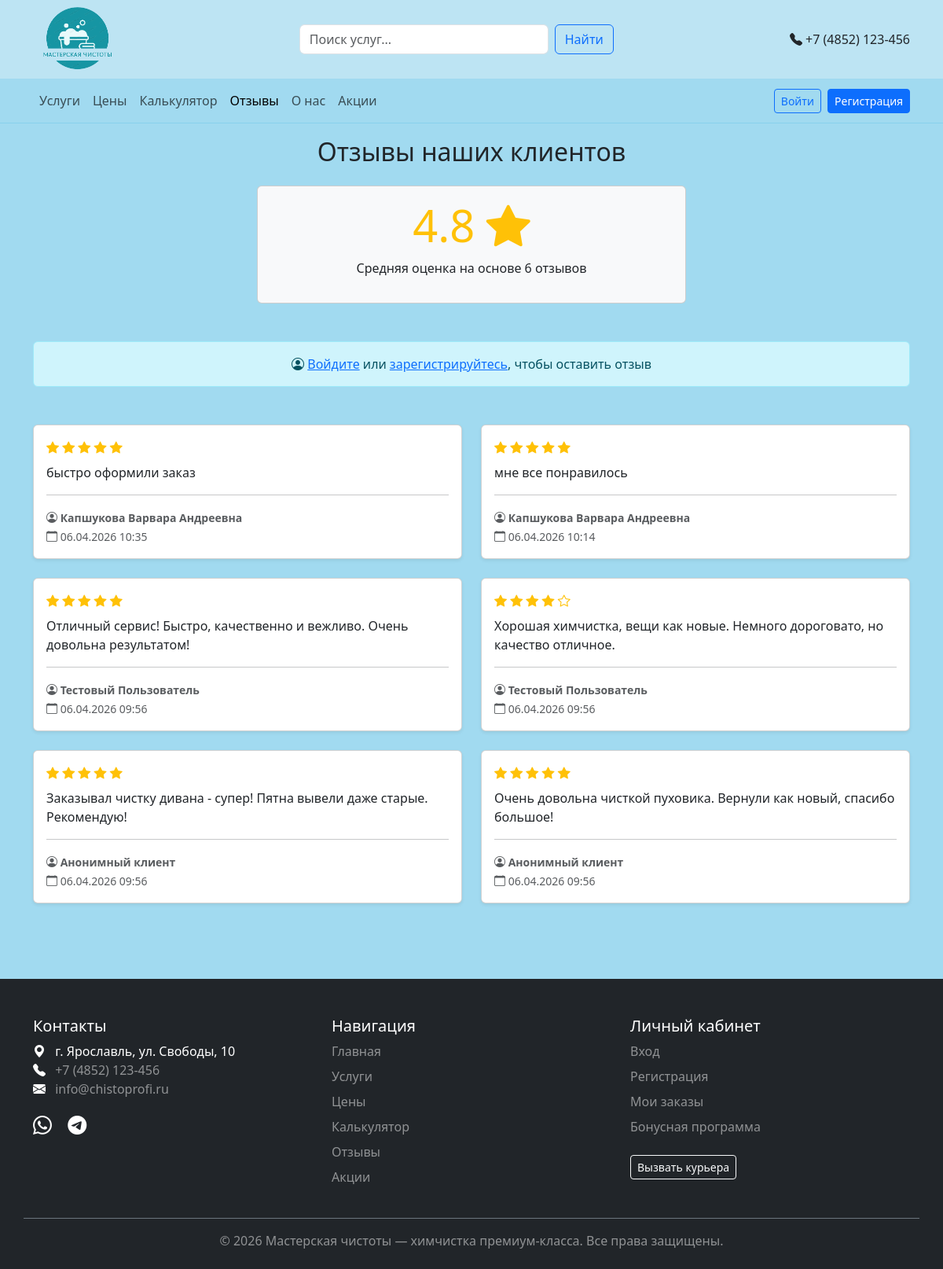
Screenshot of /reviews.php with the database file from the repository.
### tables this page shows
CREATE TABLE `reviews` (
  `id` int(11) NOT NULL,
  `user_id` int(11) DEFAULT NULL,
  `rating` int(11) DEFAULT NULL CHECK (`rating` >= 1 and `rating` <= 5),
  `comment` text NOT NULL,
  `is_approved` tinyint(1) DEFAULT 0,
  `created_at` timestamp NOT NULL DEFAULT current_timestamp()
);

CREATE TABLE `users` (
  `id` int(11) NOT NULL,
  `fullname` varchar(100) NOT NULL,
  `email` varchar(100) NOT NULL,
  `phone` varchar(20) DEFAULT NULL,
  `password_hash` varchar(255) NOT NULL,
  `bonus_points` int(11) DEFAULT 0,
  `created_at` timestamp NOT NULL DEFAULT current_timestamp(),
  `updated_at` timestamp NOT NULL DEFAULT current_timestamp() ON UPDATE current_timestamp()
);

### reviews.php (the view, shortened to what this page needs)
<?php
require_once 'config.php';
$success = '';
$error = '';
$stmt = $pdo->query("
    SELECT r.*, u.fullname
    FROM reviews r
    LEFT JOIN users u ON r.user_id = u.id
    WHERE r.is_approved = 1
    ORDER BY r.created_at DESC
");
$reviews = $stmt->fetchAll();
$stmt = $pdo->query("SELECT AVG(rating) as avg_rating, COUNT(*) as total FROM reviews WHERE is_approved = 1");
$stats = $stmt->fetch();
?>
<div class="container py-4">
    <h2 class="text-center mb-4">Отзывы наших клиентов</h2>
    <div class="row mb-5">
        <div class="col-md-6 mx-auto text-center">
            <div class="card bg-light">
                <div class="card-body">
                    <h3 class="display-4 text-warning">
                        <?= number_format($stats['avg_rating'] ?? 0, 1) ?>
                        <i class="bi bi-star-fill"></i>
                    </h3>
                    <p>Средняя оценка на основе <?= $stats['total'] ?? 0 ?> отзывов</p>
                </div>
            </div>
        </div>
    </div>
    <?php if (isLoggedIn()): ?>
        <div class="card mb-5">
            <div class="card-header bg-primary text-white">
                <h5 class="mb-0">Оставить отзыв</h5>
            </div>
            <div class="card-body">
                <?php if ($success): ?>
                    <div class="alert alert-success"><?= $success ?></div>
                <?php endif; ?>
                <?php if ($error): ?>
                    <div class="alert alert-danger"><?= $error ?></div>
                <?php endif; ?>
                <form method="POST">
                    <div class="mb-3">
                        <label class="form-label">Ваша оценка</label>
                        <select name="rating" class="form-select" required>
                            <option value="5">5 - Отлично</option>
                            <option value="4">4 - Хорошо</option>
                            <option value="3">3 - Средне</option>
                            <option value="2">2 - Плохо</option>
                            <option value="1">1 - Ужасно</option>
                        </select>
                    </div>
                    <div class="mb-3">
                        <label class="form-label">Ваш комментарий</label>
                        <textarea name="comment" class="form-control" rows="4" required placeholder="Расскажите о вашем опыте..."></textarea>
                    </div>
                    <button type="submit" class="btn btn-primary">Отправить отзыв</button>
                </form>
            </div>
        </div>
    <?php else: ?>
        <div class="alert alert-info text-center mb-5">
            <i class="bi bi-person-circle"></i>
            <a href="login.php">Войдите</a> или <a href="register.php">зарегистрируйтесь</a>, чтобы оставить отзыв
        </div>
    <?php endif; ?>
    <div class="row">
        <?php if (count($reviews) > 0): ?>
            <?php foreach ($reviews as $review): ?>
                <div class="col-md-6 mb-4">
                    <div class="card h-100 shadow-sm">
                        <div class="card-body">
                            <div class="text-warning mb-2">
                                <?php for($i = 1; $i <= $review['rating']; $i++): ?>
                                    <i class="bi bi-star-fill"></i>
                                <?php endfor; ?>
                                <?php for($i = $review['rating']; $i < 5; $i++): ?>
                                    <i class="bi bi-star"></i>
                                <?php endfor; ?>
                            </div>
                            <p class="card-text"><?= nl2br(htmlspecialchars($review['comment'])) ?></p>
                            <hr>
                            <small class="text-muted">
                                <i class="bi bi-person-circle"></i>
                                <strong><?= htmlspecialchars($review['fullname'] ?? 'Анонимный клиент') ?></strong>
                                <br>
                                <i class="bi bi-calendar"></i> <?= date('d.m.Y H:i', strtotime($review['created_at'])) ?>
                            </small>
                        </div>
                    </div>
                </div>
            <?php endforeach; ?>
        <?php else: ?>
            <div class="col-12 text-center">
                <p class="h4 text-muted">Пока нет отзывов. Будьте первым!</p>
            </div>
        <?php endif; ?>
    </div>
</div>

### config.php (style rules this page uses)
body { padding-top: 100px; background-color: #a1daf0; }

### rows the page displays
reviews: rating 5 (drawn), comment "быстро оформили заказ", user.fullname "Капшукова Варвара Андреевна", created_at "06.04.2026 10:35"
reviews: rating 5 (drawn), comment "мне все понравилось", user.fullname "Капшукова Варвара Андреевна", created_at "06.04.2026 10:14"
reviews: rating 5 (drawn), comment "Отличный сервис! Быстро, качественно и вежливо. Очень довольна результатом!", user.fullname "Тестовый Пользователь", created_at "06.04.2026 09:56"
reviews: rating 4 (drawn), comment "Хорошая химчистка, вещи как новые. Немного дороговато, но качество отличное.", user.fullname "Тестовый Пользователь", created_at "06.04.2026 09:56"
reviews: rating 5 (drawn), comment "Заказывал чистку дивана - супер! Пятна вывели даже старые. Рекомендую!", fullname "Анонимный клиент", created_at "06.04.2026 09:56"
reviews: rating 5 (drawn), comment "Очень довольна чисткой пуховика. Вернули как новый, спасибо большое!", fullname "Анонимный клиент", created_at "06.04.2026 09:56"

### other values shown
$stats['avg_rating'] "4.8"
$stats['total'] "6"
